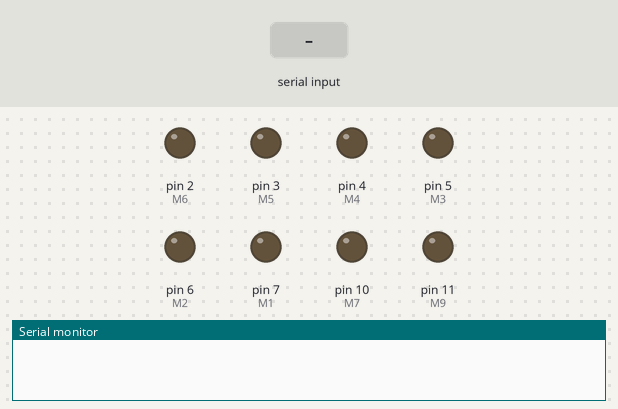
Recording of a sketch running on a simulated Arduino Uno, built with avr-gcc and run on an emulated ATmega328P. Shown: output pins drawn as LEDs (lit = HIGH), the last lines printed to the serial monitor. Inputs (shaded band) come from the test bench.

Above: at 1.2 s.
1.3 s: "1" received over Serial
At 2.0 s:
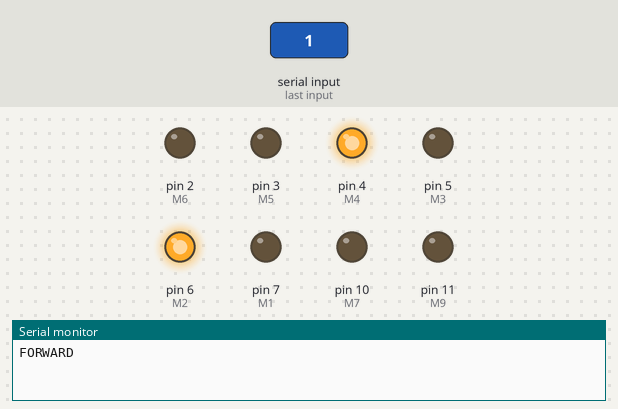
2.8 s: "2" received over Serial
At 3.1 s:
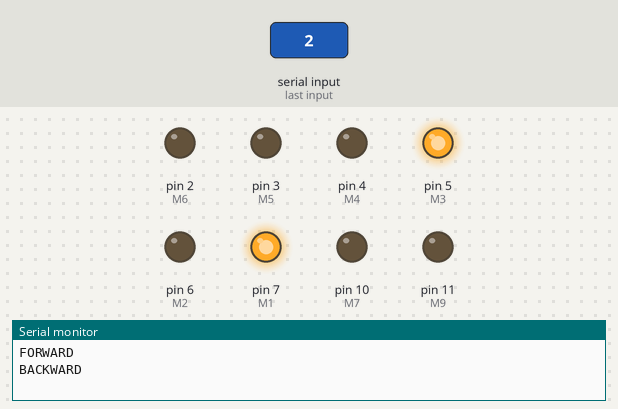
4.3 s: "3" received over Serial
At 5.5 s:
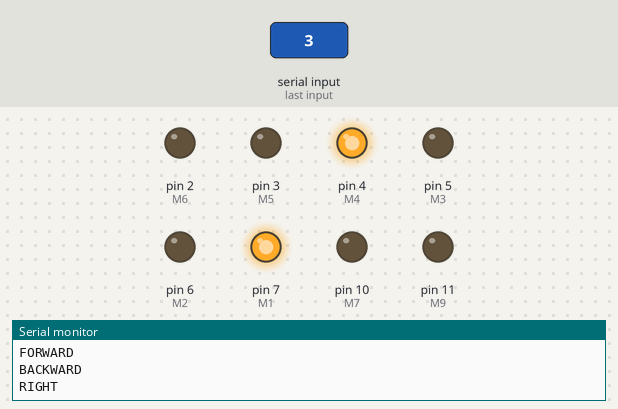
5.8 s: "4" received over Serial
At 6.6 s:
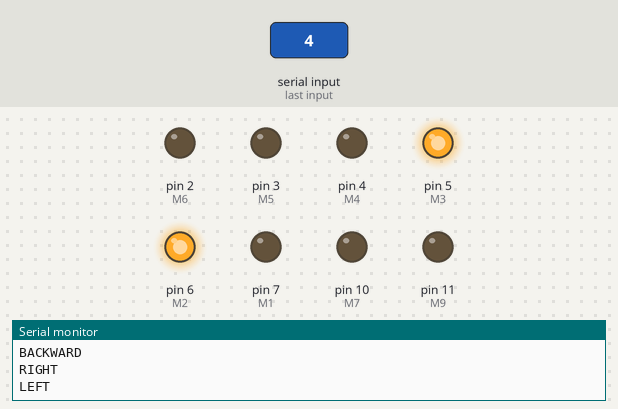
7.3 s: "6" received over Serial
At 8.5 s:
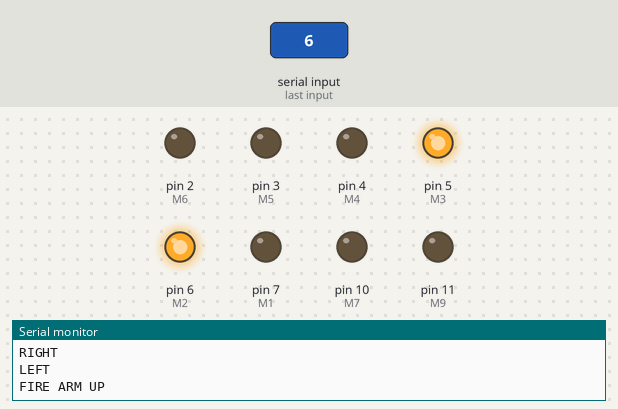
8.8 s: "7" received over Serial
At 9.6 s:
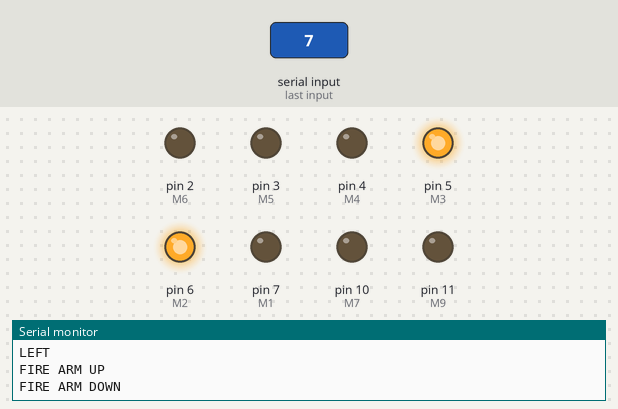
Timing chart, 0 to 11.3 s (numbered marks = the images above; inputs shaded):
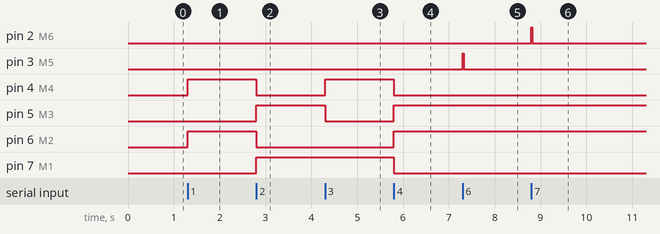

Measured:
- after the input at 1.3 s, pin 4 (M4), pin 6 (M2): LOW → HIGH at once
- after the input at 2.8 s, pin 4 (M4), pin 6 (M2): HIGH → LOW at once; pin 5 (M3), pin 7 (M1): LOW → HIGH at once
- after the input at 4.3 s, pin 4 (M4): LOW → HIGH at once; pin 5 (M3): HIGH → LOW at once
- after the input at 5.8 s, pin 4 (M4), pin 7 (M1): HIGH → LOW at once; pin 5 (M3), pin 6 (M2): LOW → HIGH at once
- after the input at 7.3 s, pin 3 (M5): LOW → HIGH at once, → LOW 0.02 s later
- after the input at 8.8 s, pin 2 (M6): LOW → HIGH at once, → LOW 0.02 s later

The sketch:

1554277667319_FIRE_FIGHTING.ino
```cpp
const int M1 = 7;
const int M2 = 6;
const int M3 = 5;
const int M4 = 4;
const int M5 = 3;
const int M6 = 2;
const int M7 = 10;
const int M8 = 9;
const int M9 = 11;
int ok = 0;

void setup() {
  // put your setup code here, to run once:
pinMode(M1, OUTPUT);
pinMode(M2, OUTPUT);
pinMode(M3, OUTPUT);
pinMode(M4, OUTPUT);
pinMode(M5, OUTPUT);
pinMode(M6, OUTPUT);
pinMode(M7, OUTPUT);
pinMode(M8, INPUT);
pinMode(M9, OUTPUT);
Serial.begin(9600);
digitalWrite(M1,LOW);
digitalWrite(M2,LOW);
digitalWrite(M3,LOW);
digitalWrite(M4,LOW);
digitalWrite(M5,LOW);
digitalWrite(M6,LOW);
digitalWrite(M7,LOW);
digitalWrite(M9,LOW);
}

void loop() {
  // put your main code here, to run repeatedly:
  if(ok == 1)
  {
    if((digitalRead(M8) == HIGH))
  {
    digitalWrite(M7,HIGH);
    digitalWrite(M9,HIGH);
    Serial.println("FIRE PUMP AUTO ON");
  }
  else
  {
    digitalWrite(M7,LOW);
    digitalWrite(M9,LOW);
  }
  }
if(Serial.available()>0)
{
  char t = Serial.read();

  if(t == '1')
  {
    digitalWrite(M1,LOW);
    digitalWrite(M2,HIGH);
    digitalWrite(M3,LOW);
    digitalWrite(M4,HIGH);
    Serial.println("FORWARD");
  }
  else if(t == '2')
  {
    digitalWrite(M1,HIGH);
    digitalWrite(M2,LOW);
    digitalWrite(M3,HIGH);
    digitalWrite(M4,LOW);
    Serial.println("BACKWARD");
  }
  else if(t == '3')
  {
    digitalWrite(M1,HIGH);
    digitalWrite(M2,LOW);
    digitalWrite(M3,LOW);
    digitalWrite(M4,HIGH);
    Serial.println("RIGHT");
  }
  else if(t == '4')
  {
    digitalWrite(M1,LOW);
    digitalWrite(M2,HIGH);
    digitalWrite(M3,HIGH);
    digitalWrite(M4,LOW);
    Serial.println("LEFT");
  }
    else if(t == '5')
  {
    digitalWrite(M1,LOW);
    digitalWrite(M2,LOW);
    digitalWrite(M3,LOW);
    digitalWrite(M4,LOW);
    Serial.println("STOP");
  }
    else if(t == '6')
  {
    digitalWrite(M5,HIGH);
    digitalWrite(M6,LOW);
    Serial.println("FIRE ARM UP");
    delay(20);
    digitalWrite(M5,LOW);
    digitalWrite(M6,LOW);
  }
    else if(t == '7')
  {
    digitalWrite(M6,HIGH);
    digitalWrite(M5,LOW);
    Serial.println("FIRE ARM DOWN");
    delay(20);
    digitalWrite(M5,LOW);
    digitalWrite(M6,LOW);
  }
      else if(t == '8')
  {
    digitalWrite(M7,HIGH);
    Serial.println("FIRE PUMP ON");
  }
    else if(t == '9')
  {
    digitalWrite(M7,LOW);
    Serial.println("FIRE PUMP OFF");
    ok = 0;
  }
      else if(t == '0')
  {
    Serial.println("FIRE controlle auto mode");
    ok = 1;
  }
  }
}
```
